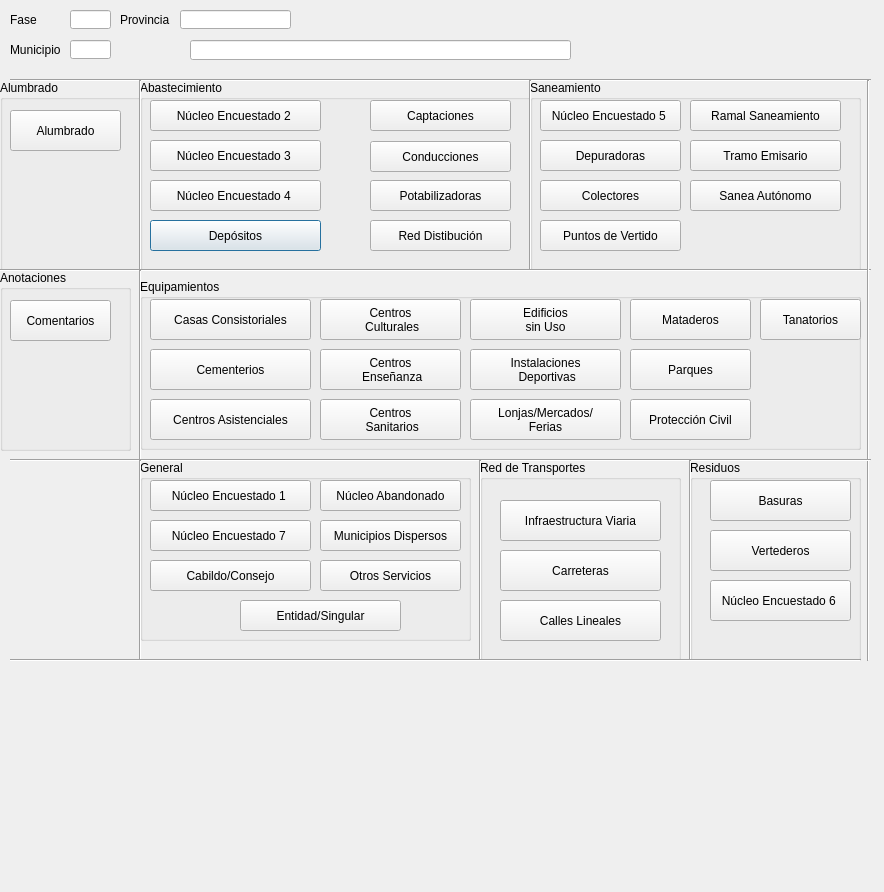
<?xml version="1.0" encoding="UTF-8"?>
<ui version="4.0">
 <class>Dialog</class>
 <widget class="QDialog" name="Dialog">
  <property name="geometry">
   <rect>
    <x>0</x>
    <y>0</y>
    <width>884</width>
    <height>892</height>
   </rect>
  </property>
  <property name="minimumSize">
   <size>
    <width>884</width>
    <height>609</height>
   </size>
  </property>
  <property name="windowTitle">
   <string>Dialog</string>
  </property>
  <widget class="QLabel" name="label">
   <property name="geometry">
    <rect>
     <x>10</x>
     <y>10</y>
     <width>41</width>
     <height>19</height>
    </rect>
   </property>
   <property name="text">
    <string>Fase</string>
   </property>
  </widget>
  <widget class="QLineEdit" name="fase">
   <property name="geometry">
    <rect>
     <x>70</x>
     <y>10</y>
     <width>41</width>
     <height>19</height>
    </rect>
   </property>
  </widget>
  <widget class="QLineEdit" name="municipio">
   <property name="geometry">
    <rect>
     <x>70</x>
     <y>40</y>
     <width>41</width>
     <height>19</height>
    </rect>
   </property>
  </widget>
  <widget class="QLabel" name="label_3">
   <property name="geometry">
    <rect>
     <x>10</x>
     <y>40</y>
     <width>51</width>
     <height>19</height>
    </rect>
   </property>
   <property name="text">
    <string>Municipio</string>
   </property>
  </widget>
  <widget class="QLineEdit" name="provincia">
   <property name="geometry">
    <rect>
     <x>180</x>
     <y>10</y>
     <width>111</width>
     <height>19</height>
    </rect>
   </property>
  </widget>
  <widget class="QLabel" name="label_2">
   <property name="geometry">
    <rect>
     <x>120</x>
     <y>10</y>
     <width>51</width>
     <height>19</height>
    </rect>
   </property>
   <property name="text">
    <string>Provincia</string>
   </property>
  </widget>
  <widget class="Line" name="line">
   <property name="geometry">
    <rect>
     <x>10</x>
     <y>70</y>
     <width>861</width>
     <height>21</height>
    </rect>
   </property>
   <property name="orientation">
    <enum>Qt::Horizontal</enum>
   </property>
  </widget>
  <widget class="QGroupBox" name="groupBox">
   <property name="geometry">
    <rect>
     <x>140</x>
     <y>80</y>
     <width>391</width>
     <height>191</height>
    </rect>
   </property>
   <property name="title">
    <string>Abastecimiento</string>
   </property>
   <widget class="QPushButton" name="botonDepositos">
    <property name="geometry">
     <rect>
      <x>10</x>
      <y>140</y>
      <width>171</width>
      <height>31</height>
     </rect>
    </property>
    <property name="minimumSize">
     <size>
      <width>81</width>
      <height>21</height>
     </size>
    </property>
    <property name="text">
     <string>Depósitos</string>
    </property>
   </widget>
   <widget class="QPushButton" name="botonNucleo2">
    <property name="geometry">
     <rect>
      <x>10</x>
      <y>20</y>
      <width>171</width>
      <height>31</height>
     </rect>
    </property>
    <property name="text">
     <string>Núcleo Encuestado 2 </string>
    </property>
   </widget>
   <widget class="QPushButton" name="botonNucleo3">
    <property name="geometry">
     <rect>
      <x>10</x>
      <y>60</y>
      <width>171</width>
      <height>31</height>
     </rect>
    </property>
    <property name="text">
     <string>Núcleo Encuestado 3 </string>
    </property>
   </widget>
   <widget class="QPushButton" name="botonNucleo4">
    <property name="geometry">
     <rect>
      <x>10</x>
      <y>100</y>
      <width>171</width>
      <height>31</height>
     </rect>
    </property>
    <property name="text">
     <string>Núcleo Encuestado 4 </string>
    </property>
   </widget>
   <widget class="Line" name="line_2">
    <property name="geometry">
     <rect>
      <x>-17</x>
      <y>0</y>
      <width>20</width>
      <height>131</height>
     </rect>
    </property>
    <property name="orientation">
     <enum>Qt::Vertical</enum>
    </property>
   </widget>
   <widget class="QPushButton" name="botonReddist">
    <property name="geometry">
     <rect>
      <x>230</x>
      <y>140</y>
      <width>141</width>
      <height>31</height>
     </rect>
    </property>
    <property name="text">
     <string>Red Distibución</string>
    </property>
   </widget>
   <widget class="QPushButton" name="botonPotabilizadoras">
    <property name="geometry">
     <rect>
      <x>230</x>
      <y>100</y>
      <width>141</width>
      <height>31</height>
     </rect>
    </property>
    <property name="text">
     <string>Potabilizadoras</string>
    </property>
   </widget>
   <widget class="QPushButton" name="botonCaptaciones">
    <property name="geometry">
     <rect>
      <x>230</x>
      <y>20</y>
      <width>141</width>
      <height>31</height>
     </rect>
    </property>
    <property name="text">
     <string>Captaciones</string>
    </property>
   </widget>
   <widget class="QPushButton" name="botonConducciones">
    <property name="geometry">
     <rect>
      <x>230</x>
      <y>61</y>
      <width>141</width>
      <height>31</height>
     </rect>
    </property>
    <property name="text">
     <string>Conducciones</string>
    </property>
   </widget>
  </widget>
  <widget class="QGroupBox" name="groupBox_2">
   <property name="geometry">
    <rect>
     <x>530</x>
     <y>80</y>
     <width>331</width>
     <height>191</height>
    </rect>
   </property>
   <property name="minimumSize">
    <size>
     <width>82</width>
     <height>138</height>
    </size>
   </property>
   <property name="styleSheet">
    <string notr="true"/>
   </property>
   <property name="title">
    <string>Saneamiento</string>
   </property>
   <widget class="QPushButton" name="botonDepuradoras">
    <property name="geometry">
     <rect>
      <x>10</x>
      <y>60</y>
      <width>141</width>
      <height>31</height>
     </rect>
    </property>
    <property name="text">
     <string>Depuradoras</string>
    </property>
   </widget>
   <widget class="QPushButton" name="botonColectores">
    <property name="geometry">
     <rect>
      <x>10</x>
      <y>100</y>
      <width>141</width>
      <height>31</height>
     </rect>
    </property>
    <property name="text">
     <string>Colectores</string>
    </property>
   </widget>
   <widget class="QPushButton" name="botonNucleo5">
    <property name="geometry">
     <rect>
      <x>10</x>
      <y>20</y>
      <width>141</width>
      <height>31</height>
     </rect>
    </property>
    <property name="text">
     <string>Núcleo Encuestado 5 </string>
    </property>
   </widget>
   <widget class="QPushButton" name="botonTramoemi">
    <property name="geometry">
     <rect>
      <x>160</x>
      <y>60</y>
      <width>151</width>
      <height>31</height>
     </rect>
    </property>
    <property name="text">
     <string>Tramo Emisario</string>
    </property>
   </widget>
   <widget class="QPushButton" name="botonSaneaauto">
    <property name="geometry">
     <rect>
      <x>160</x>
      <y>100</y>
      <width>151</width>
      <height>31</height>
     </rect>
    </property>
    <property name="text">
     <string>Sanea Autónomo</string>
    </property>
   </widget>
   <widget class="QPushButton" name="botonPtovertido">
    <property name="geometry">
     <rect>
      <x>10</x>
      <y>140</y>
      <width>141</width>
      <height>31</height>
     </rect>
    </property>
    <property name="text">
     <string>Puntos de Vertido</string>
    </property>
   </widget>
   <widget class="QPushButton" name="botonRamalsan">
    <property name="geometry">
     <rect>
      <x>160</x>
      <y>20</y>
      <width>151</width>
      <height>31</height>
     </rect>
    </property>
    <property name="text">
     <string>Ramal Saneamiento</string>
    </property>
   </widget>
  </widget>
  <widget class="QGroupBox" name="groupBox_7">
   <property name="geometry">
    <rect>
     <x>0</x>
     <y>80</y>
     <width>141</width>
     <height>191</height>
    </rect>
   </property>
   <property name="title">
    <string>Alumbrado</string>
   </property>
   <widget class="QPushButton" name="botonAlumbrado">
    <property name="geometry">
     <rect>
      <x>10</x>
      <y>30</y>
      <width>111</width>
      <height>41</height>
     </rect>
    </property>
    <property name="minimumSize">
     <size>
      <width>111</width>
      <height>31</height>
     </size>
    </property>
    <property name="text">
     <string>Alumbrado</string>
    </property>
   </widget>
  </widget>
  <widget class="Line" name="line_3">
   <property name="geometry">
    <rect>
     <x>130</x>
     <y>80</y>
     <width>20</width>
     <height>191</height>
    </rect>
   </property>
   <property name="orientation">
    <enum>Qt::Vertical</enum>
   </property>
  </widget>
  <widget class="Line" name="line_4">
   <property name="geometry">
    <rect>
     <x>520</x>
     <y>80</y>
     <width>20</width>
     <height>191</height>
    </rect>
   </property>
   <property name="orientation">
    <enum>Qt::Vertical</enum>
   </property>
  </widget>
  <widget class="Line" name="line_5">
   <property name="geometry">
    <rect>
     <x>0</x>
     <y>260</y>
     <width>871</width>
     <height>21</height>
    </rect>
   </property>
   <property name="orientation">
    <enum>Qt::Horizontal</enum>
   </property>
  </widget>
  <widget class="Line" name="line_6">
   <property name="geometry">
    <rect>
     <x>860</x>
     <y>80</y>
     <width>16</width>
     <height>581</height>
    </rect>
   </property>
   <property name="orientation">
    <enum>Qt::Vertical</enum>
   </property>
  </widget>
  <widget class="QGroupBox" name="groupBox_3">
   <property name="geometry">
    <rect>
     <x>140</x>
     <y>279</y>
     <width>721</width>
     <height>171</height>
    </rect>
   </property>
   <property name="title">
    <string>Equipamientos</string>
   </property>
   <widget class="QPushButton" name="botonCentrosAsistenciales">
    <property name="geometry">
     <rect>
      <x>10</x>
      <y>120</y>
      <width>161</width>
      <height>41</height>
     </rect>
    </property>
    <property name="text">
     <string>Centros Asistenciales</string>
    </property>
   </widget>
   <widget class="QPushButton" name="botonCasasConsist">
    <property name="geometry">
     <rect>
      <x>10</x>
      <y>20</y>
      <width>161</width>
      <height>41</height>
     </rect>
    </property>
    <property name="minimumSize">
     <size>
      <width>81</width>
      <height>0</height>
     </size>
    </property>
    <property name="text">
     <string>Casas Consistoriales</string>
    </property>
   </widget>
   <widget class="QPushButton" name="botonCementerios">
    <property name="geometry">
     <rect>
      <x>10</x>
      <y>70</y>
      <width>161</width>
      <height>41</height>
     </rect>
    </property>
    <property name="text">
     <string>Cementerios</string>
    </property>
   </widget>
   <widget class="QPushButton" name="botonCentrosCulturales">
    <property name="geometry">
     <rect>
      <x>180</x>
      <y>20</y>
      <width>141</width>
      <height>41</height>
     </rect>
    </property>
    <property name="text">
     <string>Centros
 Culturales</string>
    </property>
   </widget>
   <widget class="QPushButton" name="botonCentrosEnsenanza">
    <property name="geometry">
     <rect>
      <x>180</x>
      <y>70</y>
      <width>141</width>
      <height>41</height>
     </rect>
    </property>
    <property name="text">
     <string>Centros
 Enseñanza</string>
    </property>
   </widget>
   <widget class="QPushButton" name="botonCentrosSanitarios">
    <property name="geometry">
     <rect>
      <x>180</x>
      <y>120</y>
      <width>141</width>
      <height>41</height>
     </rect>
    </property>
    <property name="text">
     <string>Centros
 Sanitarios</string>
    </property>
   </widget>
   <widget class="QPushButton" name="botonLMF">
    <property name="geometry">
     <rect>
      <x>330</x>
      <y>120</y>
      <width>151</width>
      <height>41</height>
     </rect>
    </property>
    <property name="minimumSize">
     <size>
      <width>91</width>
      <height>23</height>
     </size>
    </property>
    <property name="text">
     <string>Lonjas/Mercados/
Ferias</string>
    </property>
   </widget>
   <widget class="QPushButton" name="botonEdificiosSinUso">
    <property name="geometry">
     <rect>
      <x>330</x>
      <y>20</y>
      <width>151</width>
      <height>41</height>
     </rect>
    </property>
    <property name="minimumSize">
     <size>
      <width>91</width>
      <height>23</height>
     </size>
    </property>
    <property name="text">
     <string>Edificios 
sin Uso</string>
    </property>
   </widget>
   <widget class="QPushButton" name="botonInslalacionesDeportivas">
    <property name="geometry">
     <rect>
      <x>330</x>
      <y>70</y>
      <width>151</width>
      <height>41</height>
     </rect>
    </property>
    <property name="minimumSize">
     <size>
      <width>91</width>
      <height>23</height>
     </size>
    </property>
    <property name="text">
     <string>Instalaciones
 Deportivas</string>
    </property>
   </widget>
   <widget class="QPushButton" name="botonTanatorios">
    <property name="geometry">
     <rect>
      <x>620</x>
      <y>20</y>
      <width>101</width>
      <height>41</height>
     </rect>
    </property>
    <property name="text">
     <string>Tanatorios</string>
    </property>
   </widget>
   <widget class="QPushButton" name="botonParques">
    <property name="geometry">
     <rect>
      <x>490</x>
      <y>70</y>
      <width>121</width>
      <height>41</height>
     </rect>
    </property>
    <property name="text">
     <string>Parques</string>
    </property>
   </widget>
   <widget class="QPushButton" name="botonMataderos">
    <property name="geometry">
     <rect>
      <x>490</x>
      <y>20</y>
      <width>121</width>
      <height>41</height>
     </rect>
    </property>
    <property name="text">
     <string>Mataderos</string>
    </property>
   </widget>
   <widget class="QPushButton" name="botonProteccionCivil">
    <property name="geometry">
     <rect>
      <x>490</x>
      <y>120</y>
      <width>121</width>
      <height>41</height>
     </rect>
    </property>
    <property name="text">
     <string>Protección Civil</string>
    </property>
   </widget>
  </widget>
  <widget class="Line" name="line_8">
   <property name="geometry">
    <rect>
     <x>130</x>
     <y>270</y>
     <width>20</width>
     <height>191</height>
    </rect>
   </property>
   <property name="orientation">
    <enum>Qt::Vertical</enum>
   </property>
  </widget>
  <widget class="QGroupBox" name="groupBox_8">
   <property name="geometry">
    <rect>
     <x>0</x>
     <y>270</y>
     <width>131</width>
     <height>181</height>
    </rect>
   </property>
   <property name="title">
    <string>Anotaciones</string>
   </property>
   <widget class="QPushButton" name="botonComentarios">
    <property name="geometry">
     <rect>
      <x>10</x>
      <y>30</y>
      <width>101</width>
      <height>41</height>
     </rect>
    </property>
    <property name="text">
     <string>Comentarios</string>
    </property>
   </widget>
  </widget>
  <widget class="Line" name="line_9">
   <property name="geometry">
    <rect>
     <x>10</x>
     <y>450</y>
     <width>861</width>
     <height>21</height>
    </rect>
   </property>
   <property name="orientation">
    <enum>Qt::Horizontal</enum>
   </property>
  </widget>
  <widget class="QLineEdit" name="denominaci">
   <property name="geometry">
    <rect>
     <x>190</x>
     <y>40</y>
     <width>381</width>
     <height>20</height>
    </rect>
   </property>
  </widget>
  <widget class="QGroupBox" name="groupBox_4">
   <property name="geometry">
    <rect>
     <x>140</x>
     <y>460</y>
     <width>331</width>
     <height>181</height>
    </rect>
   </property>
   <property name="title">
    <string>General</string>
   </property>
   <widget class="QPushButton" name="botonNucleo1">
    <property name="geometry">
     <rect>
      <x>10</x>
      <y>20</y>
      <width>161</width>
      <height>31</height>
     </rect>
    </property>
    <property name="text">
     <string>Núcleo Encuestado 1 </string>
    </property>
   </widget>
   <widget class="QPushButton" name="botonNucleo7">
    <property name="geometry">
     <rect>
      <x>10</x>
      <y>60</y>
      <width>161</width>
      <height>31</height>
     </rect>
    </property>
    <property name="text">
     <string>Núcleo Encuestado 7 </string>
    </property>
   </widget>
   <widget class="QPushButton" name="botonCabildo">
    <property name="geometry">
     <rect>
      <x>10</x>
      <y>100</y>
      <width>161</width>
      <height>31</height>
     </rect>
    </property>
    <property name="text">
     <string>Cabildo/Consejo</string>
    </property>
   </widget>
   <widget class="QPushButton" name="botonEntsing">
    <property name="geometry">
     <rect>
      <x>100</x>
      <y>140</y>
      <width>161</width>
      <height>31</height>
     </rect>
    </property>
    <property name="text">
     <string>Entidad/Singular</string>
    </property>
   </widget>
   <widget class="QPushButton" name="botonNucleoaban">
    <property name="geometry">
     <rect>
      <x>180</x>
      <y>20</y>
      <width>141</width>
      <height>31</height>
     </rect>
    </property>
    <property name="text">
     <string>Núcleo Abandonado</string>
    </property>
   </widget>
   <widget class="QPushButton" name="botonMundis">
    <property name="geometry">
     <rect>
      <x>180</x>
      <y>60</y>
      <width>141</width>
      <height>31</height>
     </rect>
    </property>
    <property name="text">
     <string>Municipios Dispersos</string>
    </property>
   </widget>
   <widget class="QPushButton" name="botonOtserv">
    <property name="geometry">
     <rect>
      <x>180</x>
      <y>100</y>
      <width>141</width>
      <height>31</height>
     </rect>
    </property>
    <property name="text">
     <string>Otros Servicios</string>
    </property>
   </widget>
  </widget>
  <widget class="Line" name="line_10">
   <property name="geometry">
    <rect>
     <x>130</x>
     <y>460</y>
     <width>20</width>
     <height>201</height>
    </rect>
   </property>
   <property name="orientation">
    <enum>Qt::Vertical</enum>
   </property>
  </widget>
  <widget class="QGroupBox" name="groupBox_5">
   <property name="geometry">
    <rect>
     <x>480</x>
     <y>460</y>
     <width>201</width>
     <height>201</height>
    </rect>
   </property>
   <property name="title">
    <string>Red de Transportes</string>
   </property>
   <widget class="QPushButton" name="botonInfViaria">
    <property name="geometry">
     <rect>
      <x>20</x>
      <y>40</y>
      <width>161</width>
      <height>41</height>
     </rect>
    </property>
    <property name="text">
     <string>Infraestructura Viaria</string>
    </property>
   </widget>
   <widget class="QPushButton" name="botonCarreteras">
    <property name="geometry">
     <rect>
      <x>20</x>
      <y>90</y>
      <width>161</width>
      <height>41</height>
     </rect>
    </property>
    <property name="text">
     <string>Carreteras</string>
    </property>
   </widget>
   <widget class="QPushButton" name="botonCalleslin">
    <property name="geometry">
     <rect>
      <x>20</x>
      <y>140</y>
      <width>161</width>
      <height>41</height>
     </rect>
    </property>
    <property name="text">
     <string>Calles Lineales</string>
    </property>
   </widget>
  </widget>
  <widget class="QGroupBox" name="groupBox_6">
   <property name="geometry">
    <rect>
     <x>690</x>
     <y>460</y>
     <width>171</width>
     <height>201</height>
    </rect>
   </property>
   <property name="title">
    <string>Residuos</string>
   </property>
   <widget class="QPushButton" name="botonBasuras">
    <property name="geometry">
     <rect>
      <x>20</x>
      <y>20</y>
      <width>141</width>
      <height>41</height>
     </rect>
    </property>
    <property name="text">
     <string>Basuras</string>
    </property>
   </widget>
   <widget class="QPushButton" name="botonVertederos">
    <property name="geometry">
     <rect>
      <x>20</x>
      <y>70</y>
      <width>141</width>
      <height>41</height>
     </rect>
    </property>
    <property name="text">
     <string>Vertederos</string>
    </property>
   </widget>
   <widget class="QPushButton" name="botonNucleo6">
    <property name="geometry">
     <rect>
      <x>20</x>
      <y>120</y>
      <width>141</width>
      <height>41</height>
     </rect>
    </property>
    <property name="text">
     <string>Núcleo Encuestado 6 </string>
    </property>
   </widget>
  </widget>
  <widget class="Line" name="line_14">
   <property name="geometry">
    <rect>
     <x>680</x>
     <y>460</y>
     <width>20</width>
     <height>201</height>
    </rect>
   </property>
   <property name="orientation">
    <enum>Qt::Vertical</enum>
   </property>
  </widget>
  <widget class="Line" name="line_13">
   <property name="geometry">
    <rect>
     <x>470</x>
     <y>460</y>
     <width>20</width>
     <height>201</height>
    </rect>
   </property>
   <property name="orientation">
    <enum>Qt::Vertical</enum>
   </property>
  </widget>
  <widget class="Line" name="line_11">
   <property name="geometry">
    <rect>
     <x>10</x>
     <y>650</y>
     <width>851</width>
     <height>21</height>
    </rect>
   </property>
   <property name="orientation">
    <enum>Qt::Horizontal</enum>
   </property>
  </widget>
 </widget>
 <resources/>
 <connections/>
</ui>
